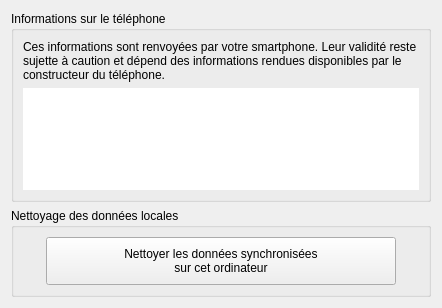
<?xml version="1.0" encoding="UTF-8"?>
<ui version="4.0">
 <class>MobiiPhoneConnectionControlForm</class>
 <widget class="QWidget" name="MobiiPhoneConnectionControlForm">
  <property name="geometry">
   <rect>
    <x>0</x>
    <y>0</y>
    <width>442</width>
    <height>308</height>
   </rect>
  </property>
  <property name="windowTitle">
   <string>Form</string>
  </property>
  <layout class="QVBoxLayout" name="verticalLayout">
   <item>
    <widget class="QGroupBox" name="groupBox">
     <property name="title">
      <string>Informations sur le téléphone</string>
     </property>
     <layout class="QVBoxLayout" name="verticalLayout_3">
      <item>
       <widget class="QLabel" name="label">
        <property name="text">
         <string>Ces informations sont renvoyées par votre smartphone. Leur validité reste sujette à caution et dépend des informations rendues disponibles par le constructeur du téléphone.</string>
        </property>
        <property name="wordWrap">
         <bool>true</bool>
        </property>
       </widget>
      </item>
      <item>
       <widget class="QTableWidget" name="MobileInfosTable">
        <property name="frameShape">
         <enum>QFrame::NoFrame</enum>
        </property>
        <property name="editTriggers">
         <set>QAbstractItemView::NoEditTriggers</set>
        </property>
        <property name="sortingEnabled">
         <bool>true</bool>
        </property>
        <property name="columnCount">
         <number>2</number>
        </property>
        <attribute name="horizontalHeaderVisible">
         <bool>false</bool>
        </attribute>
        <attribute name="verticalHeaderVisible">
         <bool>false</bool>
        </attribute>
        <column/>
        <column/>
       </widget>
      </item>
     </layout>
    </widget>
   </item>
   <item>
    <widget class="QGroupBox" name="groupBox_2">
     <property name="title">
      <string>Nettoyage des données locales</string>
     </property>
     <layout class="QHBoxLayout" name="horizontalLayout">
      <item>
       <widget class="QPushButton" name="cleanAllDatasBtn">
        <property name="sizePolicy">
         <sizepolicy hsizetype="Fixed" vsizetype="Fixed">
          <horstretch>0</horstretch>
          <verstretch>0</verstretch>
         </sizepolicy>
        </property>
        <property name="minimumSize">
         <size>
          <width>350</width>
          <height>48</height>
         </size>
        </property>
        <property name="styleSheet">
         <string notr="true">padding: 0 20px</string>
        </property>
        <property name="text">
         <string>Nettoyer les données synchronisées
sur cet ordinateur</string>
        </property>
        <property name="icon">
         <iconset resource="mobii.qrc">
          <normaloff>:/buttons/Resources/trash.png</normaloff>:/buttons/Resources/trash.png</iconset>
        </property>
        <property name="iconSize">
         <size>
          <width>24</width>
          <height>24</height>
         </size>
        </property>
       </widget>
      </item>
     </layout>
    </widget>
   </item>
  </layout>
 </widget>
 <resources>
  <include location="mobii.qrc"/>
 </resources>
 <connections/>
</ui>
